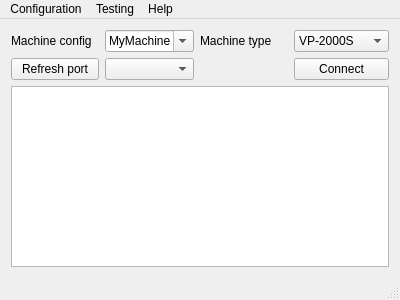
<?xml version="1.0" encoding="UTF-8"?>
<ui version="4.0">
 <class>MainWindow</class>
 <widget class="QMainWindow" name="MainWindow">
  <property name="geometry">
   <rect>
    <x>0</x>
    <y>0</y>
    <width>400</width>
    <height>300</height>
   </rect>
  </property>
  <property name="windowTitle">
   <string>SmallSmt Machine Server for OpenPnp</string>
  </property>
  <widget class="QWidget" name="centralWidget">
   <layout class="QVBoxLayout" name="verticalLayout">
    <item>
     <layout class="QGridLayout" name="gridLayout">
      <item row="1" column="4">
       <widget class="QPushButton" name="pushButtonConnect">
        <property name="text">
         <string>Connect</string>
        </property>
        <property name="autoDefault">
         <bool>true</bool>
        </property>
        <property name="flat">
         <bool>false</bool>
        </property>
       </widget>
      </item>
      <item row="1" column="2">
       <widget class="QComboBox" name="comboBoxSerialPorts"/>
      </item>
      <item row="0" column="4">
       <widget class="QComboBox" name="machineTypesCB">
        <item>
         <property name="text">
          <string>VP-2000S</string>
         </property>
        </item>
        <item>
         <property name="text">
          <string>VP-2500DP</string>
         </property>
        </item>
        <item>
         <property name="text">
          <string>VP-2500HP</string>
         </property>
        </item>
        <item>
         <property name="text">
          <string>VP-2800HP</string>
         </property>
        </item>
       </widget>
      </item>
      <item row="0" column="3">
       <widget class="QLabel" name="label_3">
        <property name="text">
         <string>Machine type</string>
        </property>
       </widget>
      </item>
      <item row="1" column="1">
       <widget class="QPushButton" name="refreshPortPB">
        <property name="text">
         <string>Refresh port</string>
        </property>
       </widget>
      </item>
      <item row="0" column="1">
       <widget class="QLabel" name="label">
        <property name="text">
         <string>Machine config</string>
        </property>
       </widget>
      </item>
      <item row="0" column="2">
       <widget class="QComboBox" name="machineConfigCB">
        <property name="editable">
         <bool>true</bool>
        </property>
        <property name="currentText">
         <string notr="true">MyMachine</string>
        </property>
       </widget>
      </item>
     </layout>
    </item>
    <item>
     <widget class="QPlainTextEdit" name="loggerWindow"/>
    </item>
   </layout>
  </widget>
  <widget class="QMenuBar" name="menuBar">
   <property name="geometry">
    <rect>
     <x>0</x>
     <y>0</y>
     <width>400</width>
     <height>21</height>
    </rect>
   </property>
   <widget class="QMenu" name="menuConfiguration">
    <property name="title">
     <string>Configuration</string>
    </property>
    <addaction name="actionGlobal_settings"/>
    <addaction name="actionMachine_settings"/>
    <addaction name="separator"/>
    <addaction name="actionSave"/>
    <addaction name="actionReload_Settings_from_File"/>
   </widget>
   <widget class="QMenu" name="menuHelp">
    <property name="title">
     <string>Help</string>
    </property>
    <addaction name="actionAbout"/>
   </widget>
   <widget class="QMenu" name="menuTesting">
    <property name="title">
     <string>Testing</string>
    </property>
    <addaction name="separator"/>
    <addaction name="actionPlayground"/>
   </widget>
   <addaction name="menuConfiguration"/>
   <addaction name="menuTesting"/>
   <addaction name="menuHelp"/>
  </widget>
  <widget class="QStatusBar" name="statusBar"/>
  <action name="actionGlobal_settings">
   <property name="text">
    <string>Edit global settings</string>
   </property>
  </action>
  <action name="actionMachine_settings">
   <property name="text">
    <string>Edit machine settings</string>
   </property>
  </action>
  <action name="actionAbout">
   <property name="text">
    <string>About</string>
   </property>
  </action>
  <action name="actionSave">
   <property name="text">
    <string>Save Settings</string>
   </property>
   <property name="toolTip">
    <string>Save Settings</string>
   </property>
  </action>
  <action name="actionPlayground">
   <property name="text">
    <string>Playground</string>
   </property>
  </action>
  <action name="actionReload_Settings_from_File">
   <property name="text">
    <string>Reload Settings from File</string>
   </property>
  </action>
 </widget>
 <layoutdefault spacing="6" margin="11"/>
 <resources/>
 <connections>
  <connection>
   <sender>pushButtonConnect</sender>
   <signal>clicked()</signal>
   <receiver>MainWindow</receiver>
   <slot>enableComm()</slot>
   <hints>
    <hint type="sourcelabel">
     <x>389</x>
     <y>79</y>
    </hint>
    <hint type="destinationlabel">
     <x>343</x>
     <y>25</y>
    </hint>
   </hints>
  </connection>
  <connection>
   <sender>actionGlobal_settings</sender>
   <signal>triggered()</signal>
   <receiver>MainWindow</receiver>
   <slot>configGlobal()</slot>
   <hints>
    <hint type="sourcelabel">
     <x>-1</x>
     <y>-1</y>
    </hint>
    <hint type="destinationlabel">
     <x>199</x>
     <y>149</y>
    </hint>
   </hints>
  </connection>
  <connection>
   <sender>actionMachine_settings</sender>
   <signal>triggered()</signal>
   <receiver>MainWindow</receiver>
   <slot>configMachine()</slot>
   <hints>
    <hint type="sourcelabel">
     <x>-1</x>
     <y>-1</y>
    </hint>
    <hint type="destinationlabel">
     <x>199</x>
     <y>149</y>
    </hint>
   </hints>
  </connection>
  <connection>
   <sender>actionAbout</sender>
   <signal>triggered()</signal>
   <receiver>MainWindow</receiver>
   <slot>about()</slot>
   <hints>
    <hint type="sourcelabel">
     <x>-1</x>
     <y>-1</y>
    </hint>
    <hint type="destinationlabel">
     <x>199</x>
     <y>149</y>
    </hint>
   </hints>
  </connection>
  <connection>
   <sender>refreshPortPB</sender>
   <signal>clicked()</signal>
   <receiver>MainWindow</receiver>
   <slot>refreshPort()</slot>
   <hints>
    <hint type="sourcelabel">
     <x>33</x>
     <y>67</y>
    </hint>
    <hint type="destinationlabel">
     <x>6</x>
     <y>71</y>
    </hint>
   </hints>
  </connection>
  <connection>
   <sender>actionSave</sender>
   <signal>triggered()</signal>
   <receiver>MainWindow</receiver>
   <slot>saveSettings()</slot>
   <hints>
    <hint type="sourcelabel">
     <x>-1</x>
     <y>-1</y>
    </hint>
    <hint type="destinationlabel">
     <x>199</x>
     <y>149</y>
    </hint>
   </hints>
  </connection>
  <connection>
   <sender>actionPlayground</sender>
   <signal>triggered()</signal>
   <receiver>MainWindow</receiver>
   <slot>playground()</slot>
   <hints>
    <hint type="sourcelabel">
     <x>-1</x>
     <y>-1</y>
    </hint>
    <hint type="destinationlabel">
     <x>199</x>
     <y>149</y>
    </hint>
   </hints>
  </connection>
  <connection>
   <sender>actionReload_Settings_from_File</sender>
   <signal>triggered()</signal>
   <receiver>MainWindow</receiver>
   <slot>reloadSettings()</slot>
   <hints>
    <hint type="sourcelabel">
     <x>-1</x>
     <y>-1</y>
    </hint>
    <hint type="destinationlabel">
     <x>199</x>
     <y>149</y>
    </hint>
   </hints>
  </connection>
 </connections>
 <slots>
  <slot>enableComm()</slot>
  <slot>about()</slot>
  <slot>configMachine()</slot>
  <slot>configGlobal()</slot>
  <slot>selectConfig()</slot>
  <slot>refreshPort()</slot>
  <slot>playground()</slot>
  <slot>saveSettings()</slot>
  <slot>reloadSettings()</slot>
 </slots>
</ui>
